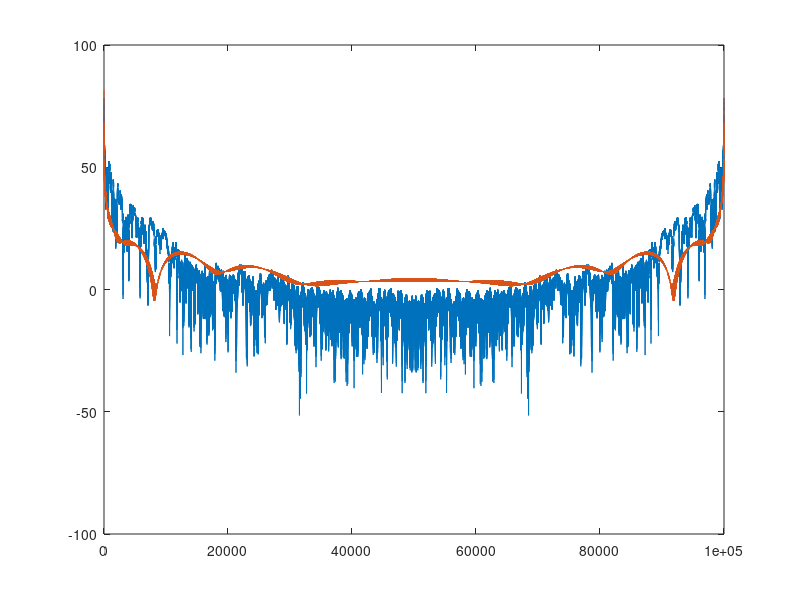

This chart was generated by the following MATLAB code:
clear all;

f=wgn(100,1,1,'linear');

N_z=10000:10000:100000;       %for zero filling
N=100000;      %for interpolation


temp=1000000;
%plot(1:N_z,20*log10(Fz));
%% different N
for j=1:length(N_z)
fz=interpft(f,N_z(j));
fi_N=interp1(0.5+0.5./(100:-1:1),f,(1:N)/N);
fi_N(isnan(fi_N))=0;
fzi_N=interp1(0.5+0.5./(N_z(j):-1:1),fz,(1:N)/N);
fzi_N(isnan(fzi_N))=0;
Fi_N=abs(fft(fi_N));
Fzi_N=abs(fft(fzi_N));
SD_Fi_N=std(Fi_N);
SD_Fzi_N=std(Fzi_N);
if SD_Fzi_N<temp
    temp=SD_Fzi_N;
    temp_index=j;
end
end

%SD_fi_N=std(fi_N);



%SD_fzi_N=std(fzi_N);

F=abs(fft(f));

%Fz=abs(fft(fz));
N_z_best=N_z(temp_index);

plot(1:N,20*log10(Fi_N),1:N,20*log10(Fzi_N));
%plot(1:N,Fi_N,1:N,Fzi_N);
